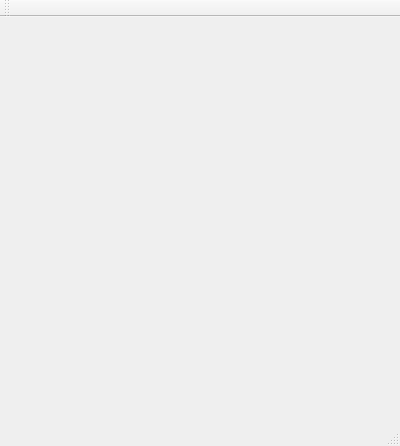
<?xml version="1.0" encoding="UTF-8"?>
<ui version="4.0">
 <class>MainWindow</class>
 <widget class="QMainWindow" name="MainWindow">
  <property name="geometry">
   <rect>
    <x>0</x>
    <y>0</y>
    <width>400</width>
    <height>446</height>
   </rect>
  </property>
  <property name="windowTitle">
   <string>MainWindow</string>
  </property>
  <widget class="QWidget" name="centralWidget"/>
  <widget class="QMenuBar" name="menuBar">
   <property name="geometry">
    <rect>
     <x>0</x>
     <y>0</y>
     <width>400</width>
     <height>22</height>
    </rect>
   </property>
  </widget>
  <widget class="QToolBar" name="mainToolBar">
   <attribute name="toolBarArea">
    <enum>TopToolBarArea</enum>
   </attribute>
   <attribute name="toolBarBreak">
    <bool>false</bool>
   </attribute>
  </widget>
  <widget class="QStatusBar" name="statusBar"/>
 </widget>
 <layoutdefault spacing="6" margin="11"/>
 <resources/>
 <connections/>
</ui>
